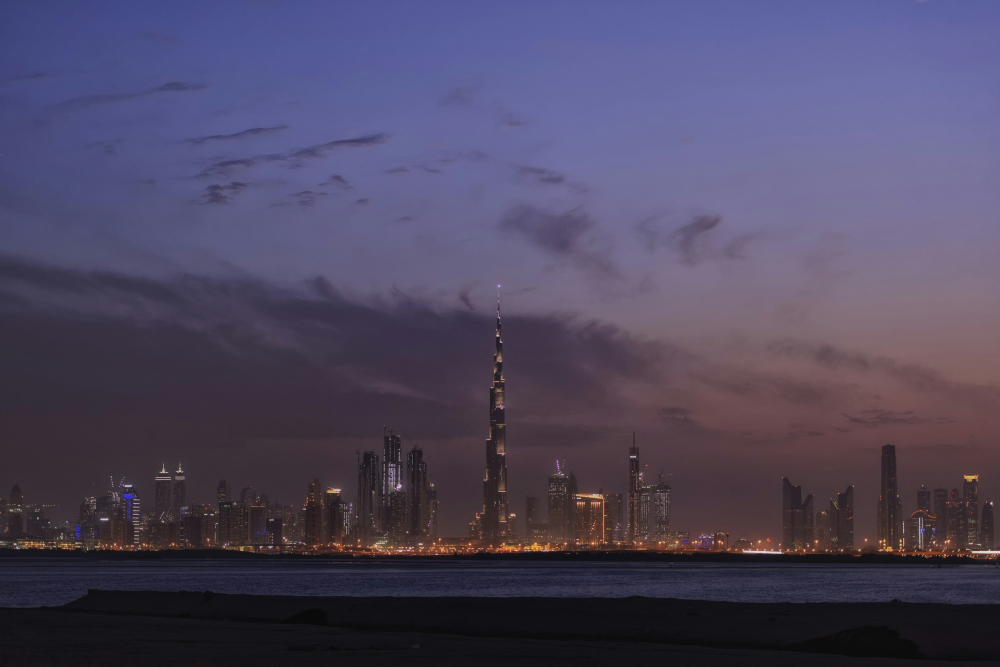
#> input picture assets/stock/dusk-wide.jpg, 3000 x 2000 px, found by its file name (shown at 1/3 size)
$ python make_sky.py
#> lines starting #> are read from the running program, lines starting #| are printed output that depends on the picture
"""Build the hero's sky: a seamless equirectangular dusk from a real photograph.

A shader ramp cannot produce cloud structure, and because the sky dome is also
the scene's reflection environment, a photograph means the tower's aluminium
mirrors real sky. Output is ~16 KB.

Only the top 34% of the source frame is used — that band is clean sky in this
photograph, no buildings, so there is no second Burj in the reflection.
"""
from PIL import Image, ImageFilter, ImageEnhance
import numpy as np, os

SRC  = 'assets/stock/dusk-wide.jpg'      # Unsplash, free for commercial use
DST  = 'assets/img/sky-dusk.webp'
W, H, SKY_H = 2048, 1024, 592            # equirect; sky occupies zenith->horizon

src = Image.open(SRC).convert('RGB')
#> src is the input picture: PIL image 3000x2000 RGB; mean R, G, B 77.8, 71, 96.1
band = src.crop((0, 0, src.width, int(src.height * 0.34)))
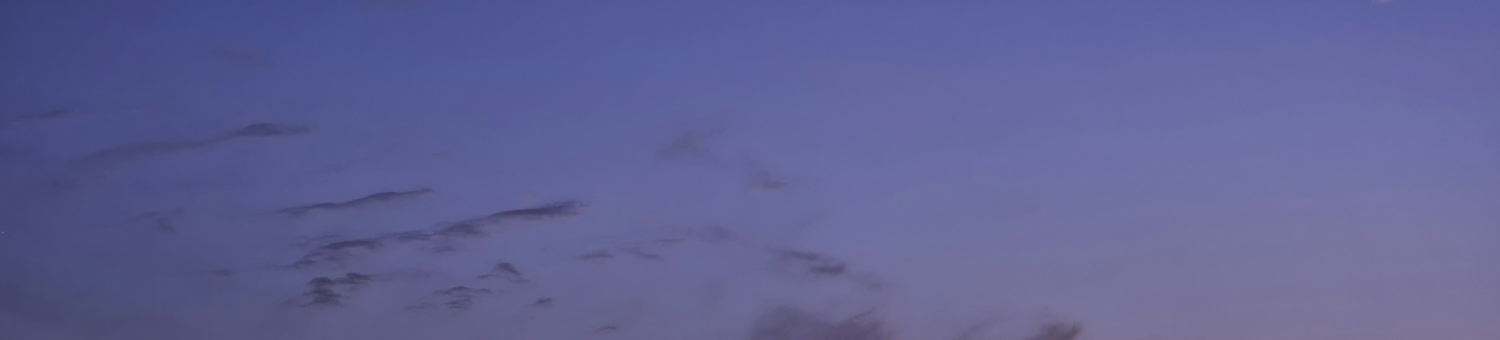
#> band: PIL image 3000x680 RGB (shown at 1/2 size); mean R, G, B 96, 97.9, 149

# Seamless wrap: one half plus its mirror, so column 0 equals column W-1.
half = band.resize((W // 2, SKY_H), Image.LANCZOS)
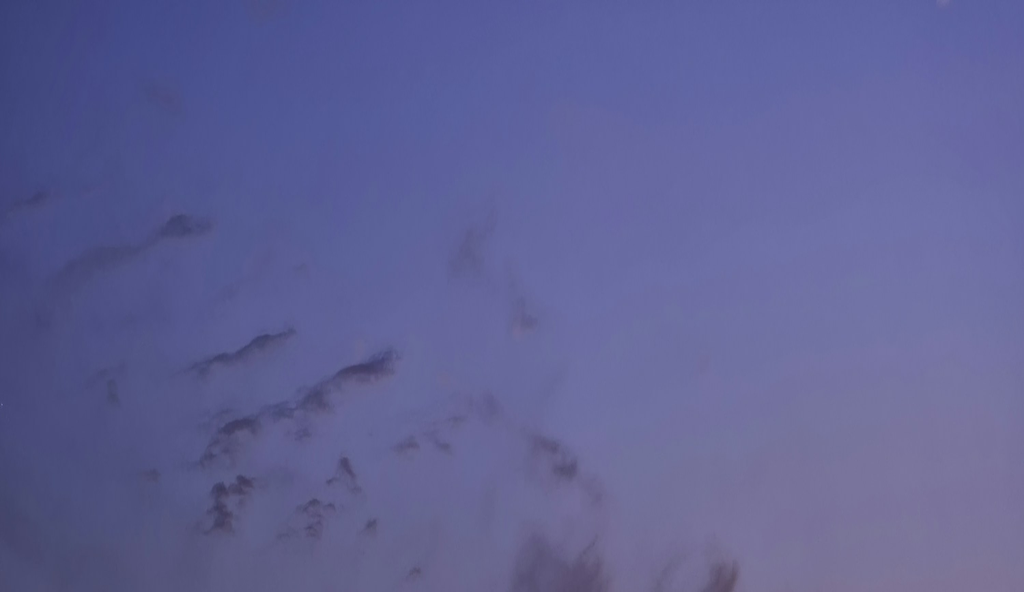
#> half: PIL image 1024x592 RGB; mean R, G, B 96, 97.9, 149
sky = Image.new('RGB', (W, SKY_H))
#> sky: PIL image 2048x592 RGB; every value is 0
sky.paste(half, (0, 0))
sky.paste(half.transpose(Image.FLIP_LEFT_RIGHT), (W // 2, 0))

sky = sky.filter(ImageFilter.GaussianBlur(1.1))          # drop jpeg grain
sky = ImageEnhance.Color(sky).enhance(0.80)              # house grade
sky = ImageEnhance.Brightness(sky).enhance(0.66)         # hold type contrast
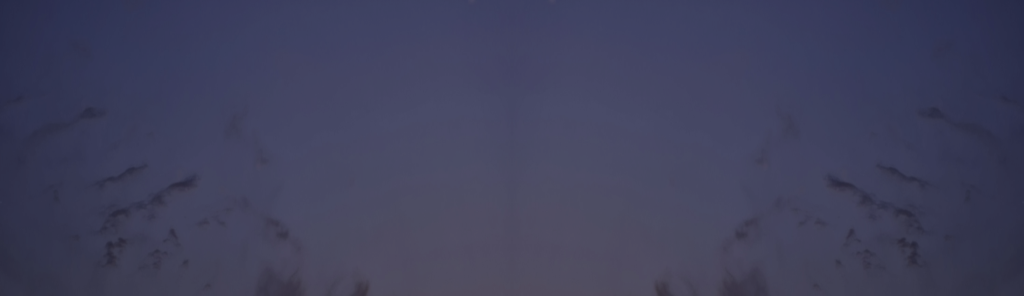
#> sky: PIL image 2048x592 RGB (shown at 1/2 size); mean R, G, B 63.5, 64.7, 91.6

out = Image.new('RGB', (W, H), (10, 11, 18))
out.paste(sky, (0, 0))
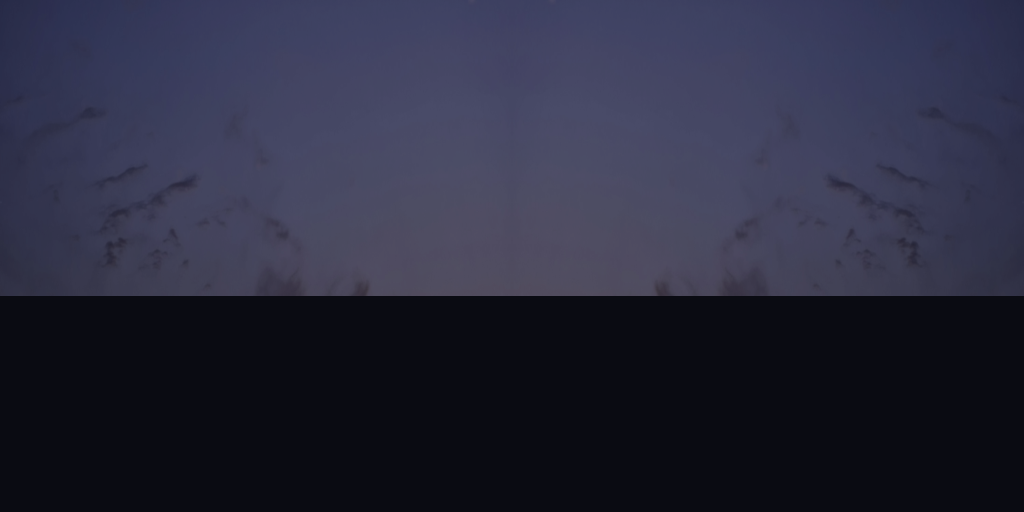
#> out: PIL image 2048x1024 RGB (shown at 1/2 size); mean R, G, B 41, 42, 60.5
a = np.asarray(out).astype(np.float32)

for y in range(SKY_H):                                   # close the frame at the zenith
    a[y] *= 1.0 - 0.34 * (1.0 - y / SKY_H) ** 1.6
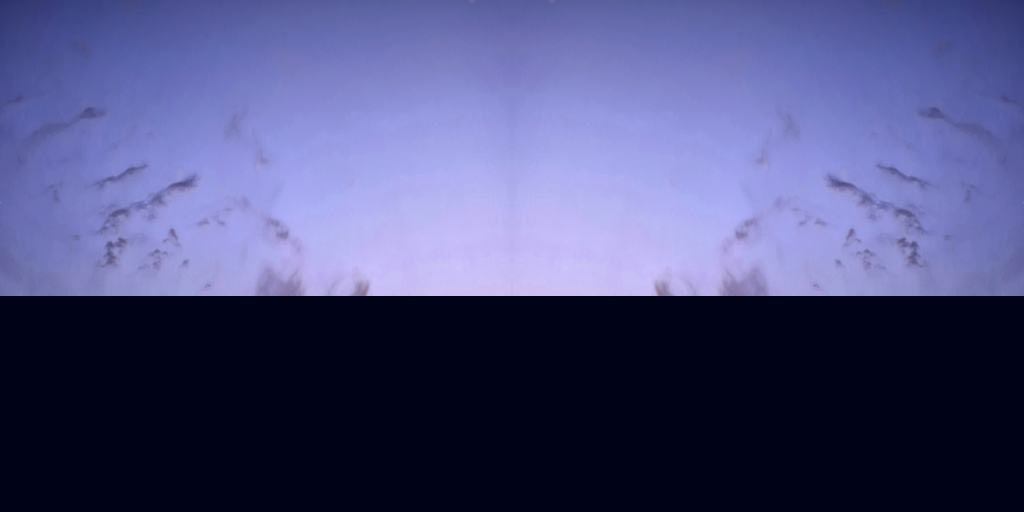
#> a: shape (1024, 2048, 3) float32 (shown at 1/2 size); mean R, G, B 35.5, 36, 52.7; drawn with min black and max white

edge, night = a[SKY_H - 1].copy(), np.array([10, 11, 18], np.float32)
#> edge = 2048 rows, first 8: [48, 48, 67], [48, 48, 67], [49, 49, 68], [49, 49, 68], [49, 49, 68], [48, 48, 67], [48, 48, 67], [49, 49, 68]; night = [10, 11, 18]
for y in range(SKY_H, H):                                # below horizon -> night
    k = ((y - SKY_H) / (H - SKY_H)) ** 0.55
    a[y] = edge * (1 - k) + night * k
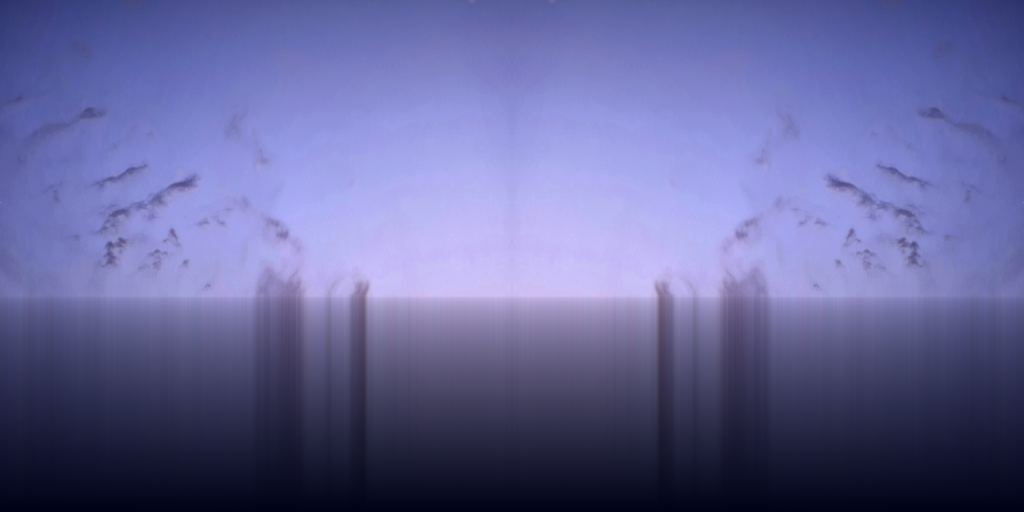
#> a: shape (1024, 2048, 3) float32 (shown at 1/2 size); mean R, G, B 44.8, 45.2, 63.3; drawn with min black and max white
for y in range(SKY_H - 14, SKY_H + 14):                  # soften the join
    if 0 <= y < H:
        a[y] = a[max(0, y - 14):min(H, y + 14)].mean(axis=0)

Image.fromarray(a.clip(0, 255).astype(np.uint8)).save(DST, 'WEBP', quality=88, method=6)
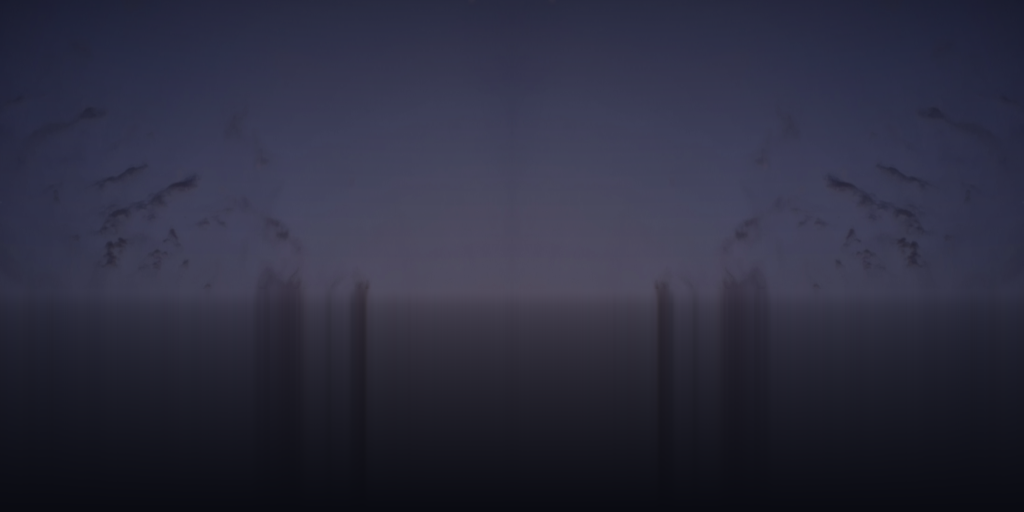
#> saved as sky-dusk.webp: PIL image 2048x1024 RGB (shown at 1/2 size); mean R, G, B 44.3, 44.7, 62.7

chk = np.asarray(Image.open(DST).convert('RGB')).astype(int)
print(f'{DST}  {os.path.getsize(DST) // 1024} KB  '
      f'wrap seam delta {int(np.abs(chk[:, 0] - chk[:, -1]).max())} (low is seamless)')
#| assets/img/sky-dusk.webp  16 KB  wrap seam delta 4 (low is seamless)

$ run again, with assets/stock/burj-al-arab.jpg copied over assets/stock/dusk-wide.jpg
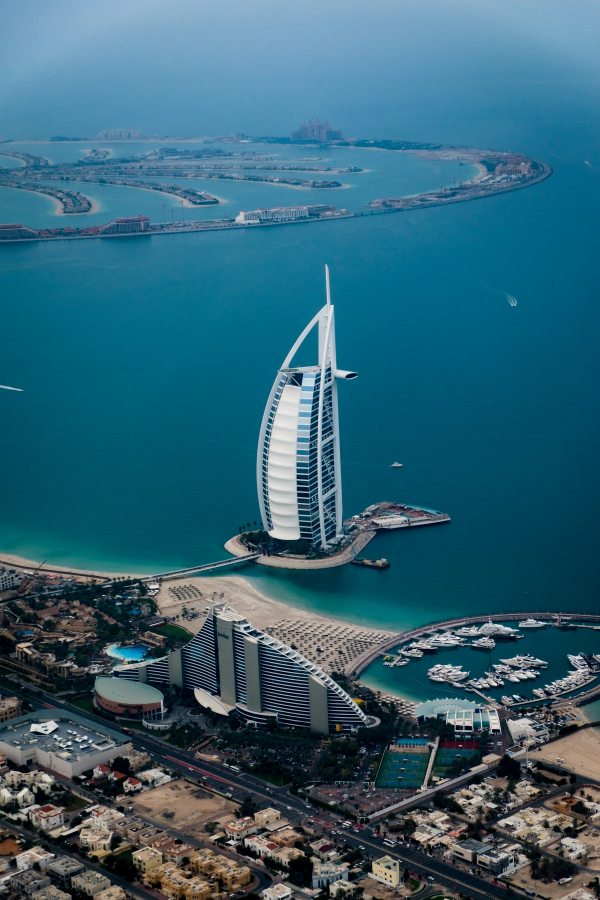
#> input picture assets/stock/burj-al-arab.jpg, 1800 x 2700 px, found by its file name (shown at 1/3 size)
#> src is the input picture: PIL image 1800x2700 RGB; mean R, G, B 50.4, 99.5, 117.6
#> after the loop `for y in range(SKY_H):`:
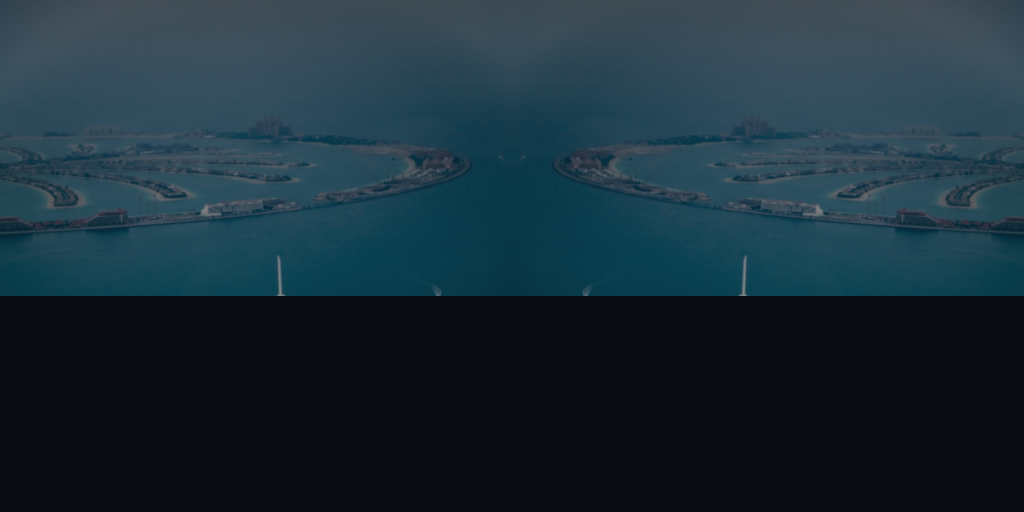
#> a: shape (1024, 2048, 3) float32 (shown at 1/2 size); mean R, G, B 26.4, 44.7, 56.4
#> edge = 2048 rows, first 8: [8, 58, 71], [8, 58, 71], [8, 58, 71], [8, 58, 71], [9, 59, 72], [9, 59, 72], [9, 60, 73], [9, 60, 73]; night = [10, 11, 18]
#> after the loop `for y in range(SKY_H, H):`:
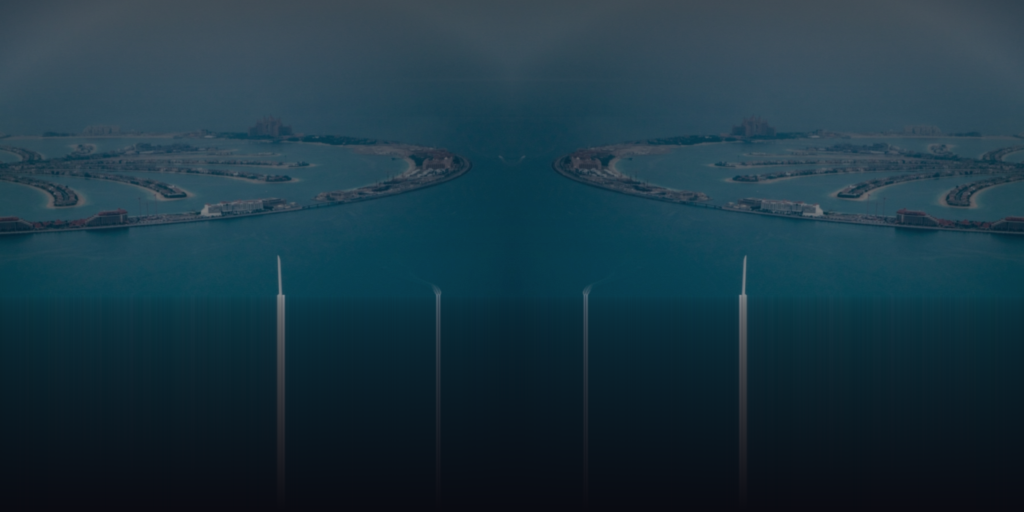
#> a: shape (1024, 2048, 3) float32 (shown at 1/2 size); mean R, G, B 27.6, 54.1, 66.6
#| assets/img/sky-dusk.webp  36 KB  wrap seam delta 7 (low is seamless)

$ run again, with assets/stock/burj-minimal-dusk.jpg copied over assets/stock/dusk-wide.jpg
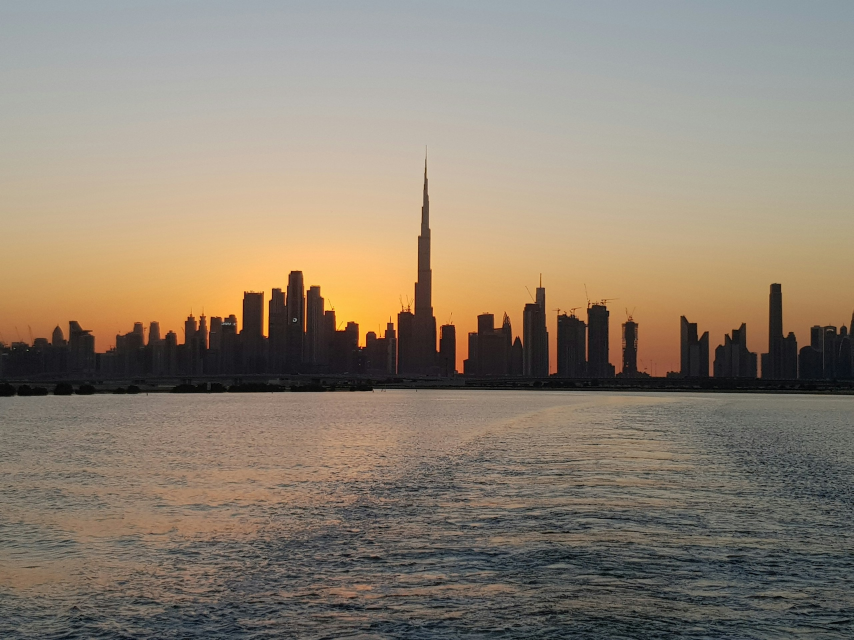
#> input picture assets/stock/burj-minimal-dusk.jpg, 2560 x 1920 px, found by its file name (shown at 1/3 size)
#> src is the input picture: PIL image 2560x1920 RGB; mean R, G, B 141.6, 129.5, 114.2
#> after the loop `for y in range(SKY_H):`:
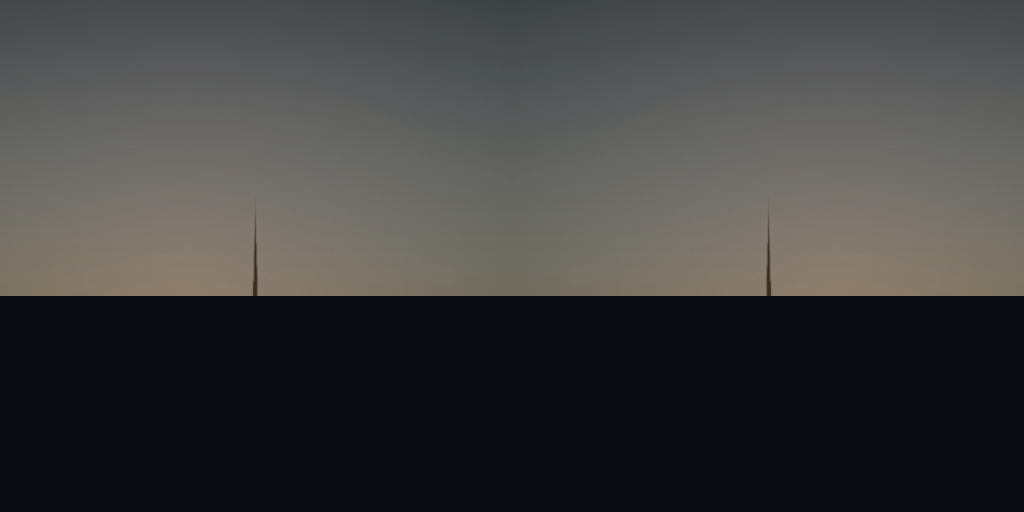
#> a: shape (1024, 2048, 3) float32 (shown at 1/2 size); mean R, G, B 62.6, 61.6, 62.6
#> edge = 2048 rows, first 8: [125, 115, 98], [125, 115, 98], [124, 114, 97], [124, 114, 97], [125, 115, 98], [125, 115, 98], [125, 115, 98], [125, 115, 98]; night = [10, 11, 18]
#> after the loop `for y in range(SKY_H, H):`:
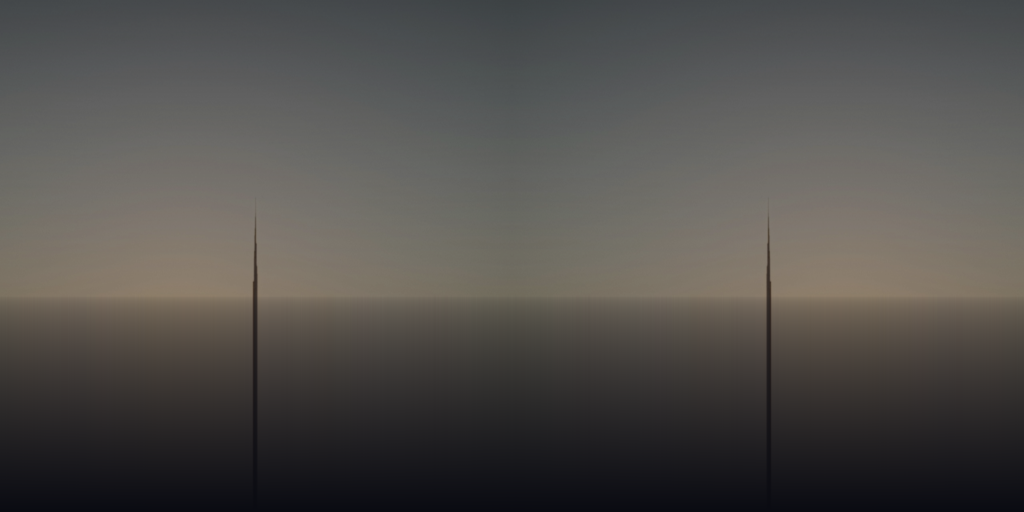
#> a: shape (1024, 2048, 3) float32 (shown at 1/2 size); mean R, G, B 81.6, 79, 76
#| assets/img/sky-dusk.webp  14 KB  wrap seam delta 5 (low is seamless)
